Frame 1 (no input): blank canvas, image omitted
Frame 60 (no input): blank canvas, image omitted
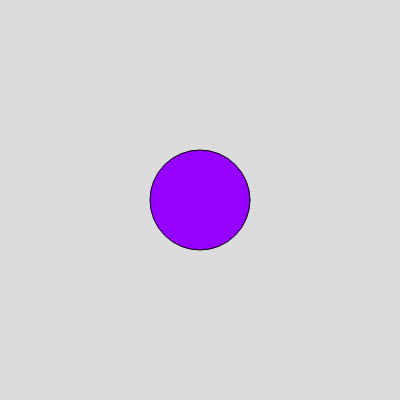
Frame 120 (the mouse pressed at the canvas centre since frame 60)

The p5.js sketch whose frames 1 and 60 were blank and that drew this single picture after the mouse press (run headless with seeded random() and noise() and a simulated clock; from frame 60 on, the mouse is pressed at the canvas centre):

// p5.js sketch
// ── sketch.js
let showCircle = false;  // 圆的显示状态
let startTime = 0;       // 记录圆开始显示的时间
let displayDuration = 2000;  // 显示圆的时间（以毫秒为单位）

function setup() {
  createCanvas(400, 400);
  background(220);
}

function draw() {
  background(220);

  // 在特定的frameCount时，触发圆的显示
  if (frameCount === 100) {
    showCircle = true;  // 开始显示圆
    startTime = millis();  // 记录当前时间
  }

  // 检查当前时间是否超过了显示时间
  if (showCircle) {
    let currentTime = millis();
    if (currentTime - startTime < displayDuration) {
      // 如果时间还没到，继续显示圆
      fill(150, 0, 255);
      ellipse(width / 2, height / 2, 100, 100);
    } else {
      // 时间到了，停止显示
      showCircle = false;
    }
  }
}
